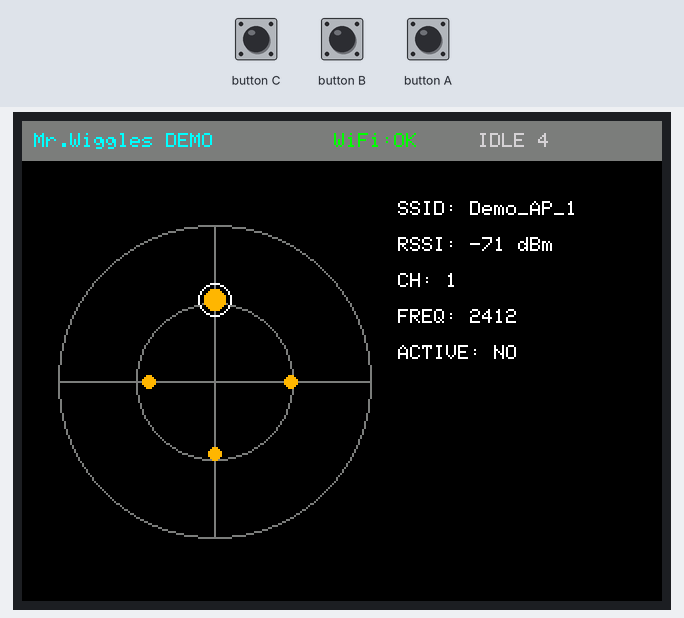
A program run on a simulated ESP32-S3. Shown: 320×240 colour display. The test bench sets the inputs (shaded band). A WiFi scan finds three made-up networks.

Above: at 1.4 s.
1.5 s: button C pressed for 0.15 s
At 3.0 s:
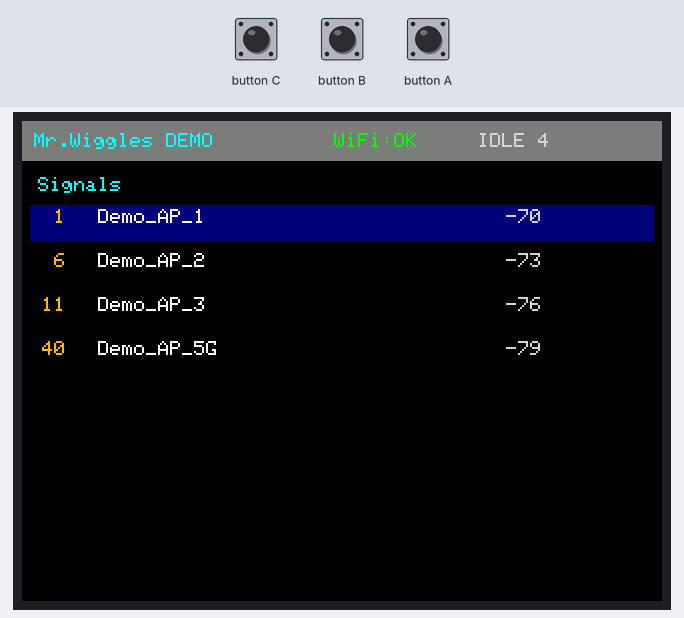
4.6 s: button C pressed for 1 s
At 7.6 s:
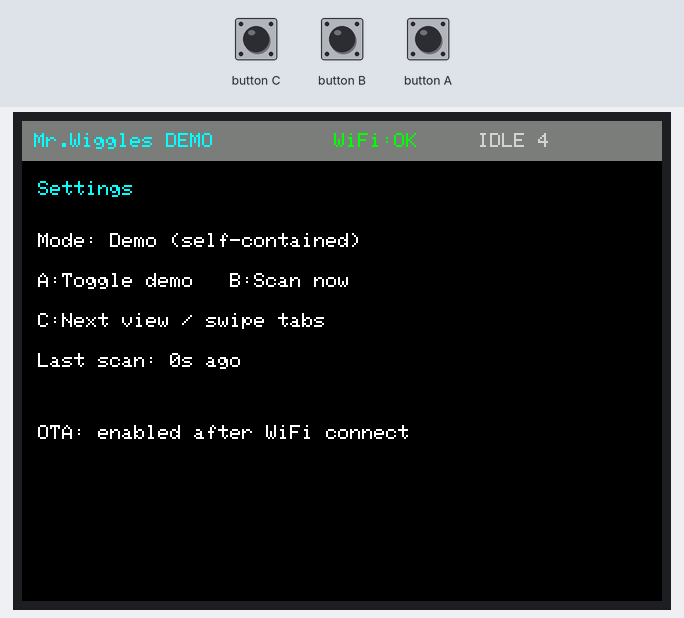
7.7 s: button A pressed for 0.15 s
At 10.6 s:
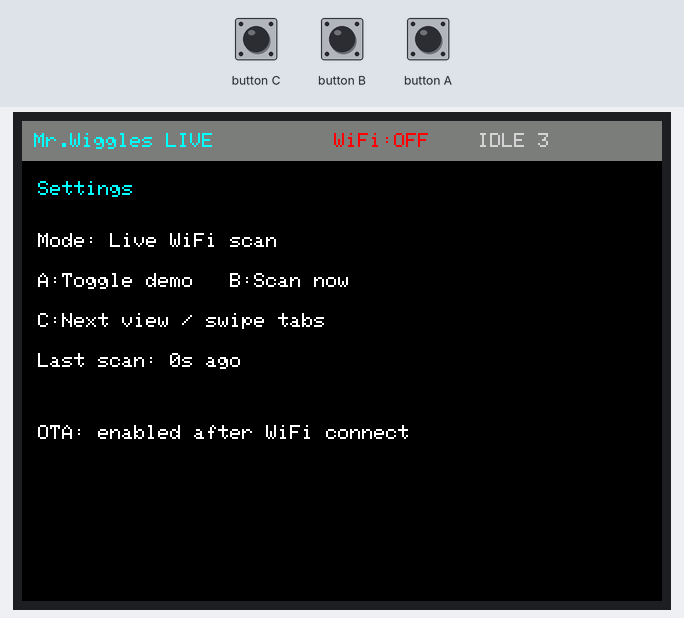
10.8 s: button C pressed for 0.15 s
At 12.4 s:
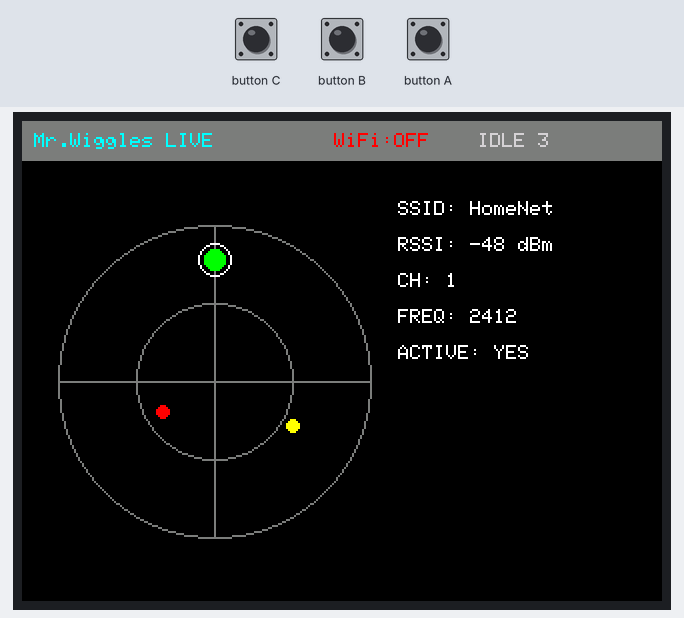
12.7 s: button B pressed for 3.2 s
At 14.9 s:
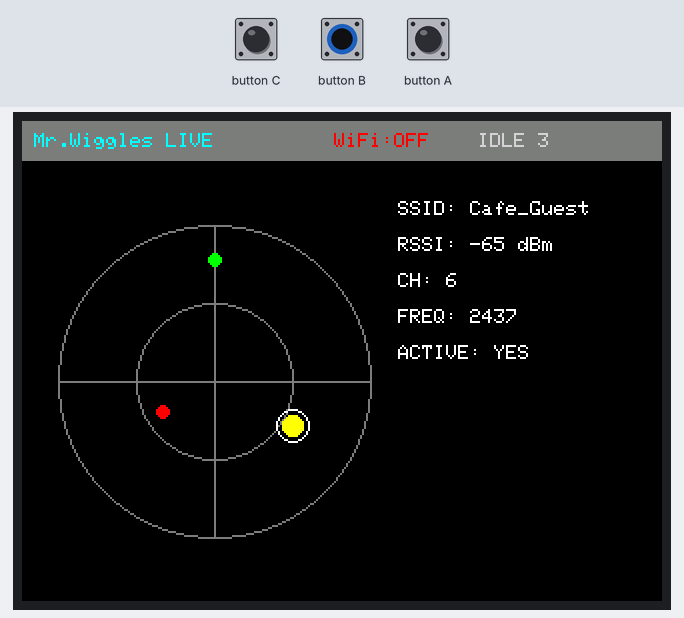
18.9 s: button B pressed for 0.15 s
At 20.3 s:
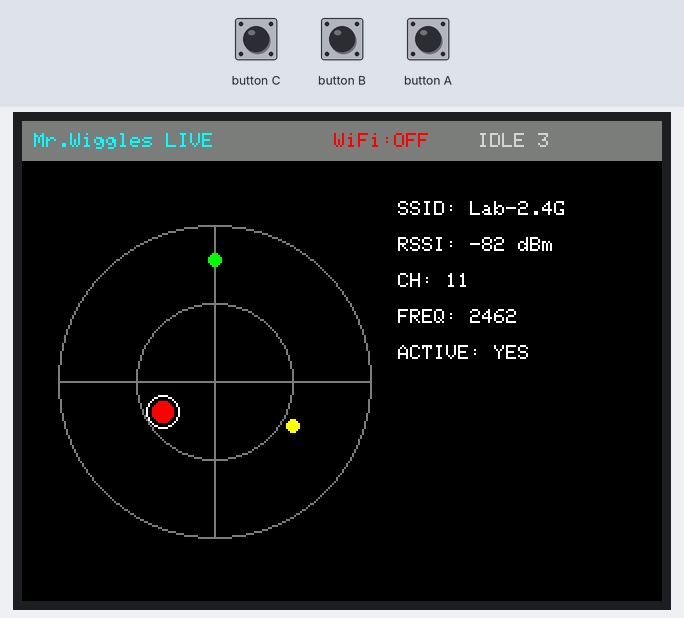
Timing chart, 0 to 21.9 s (numbered marks = the images above; inputs shaded):
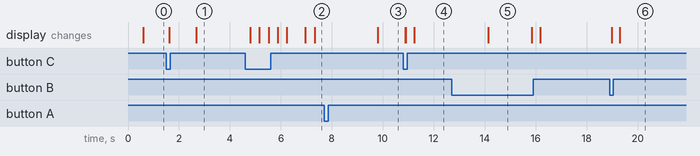

Measured:
- after the input at 1.5 s, the display: first changes after 0.12 s (image 1 shows a later state)
- after the input at 4.6 s, the display: first changes after 0.19 s (image 2 shows a later state)
- after the input at 7.7 s, the display: changes after 2.1 s (image 3)
- after the input at 10.8 s, the display: first differs from a run without the input after 0.10 s (image 4 shows a later state)
- after the input at 12.7 s, the display: changes after 1.4 s (image 5)
- after the input at 18.9 s, the display: first changes after 0.08 s (image 6 shows a later state)
- what the display in image 5 shows lasts 1.7 s, from 14.1 s to 15.8 s

The program:

main.cpp
```cpp
#include <Arduino.h>
#include <ArduinoOTA.h>
#include <WiFi.h>
#include <M5Unified.h>

#include <vector>

#include "config.h"
#include "display.h"
#include "ui-manager.h"
#include "wifi-scanner.h"

namespace {

wiggles::Display gDisplay;
wiggles::WifiScanner gScanner;
wiggles::UiManager gUi;
std::vector<wiggles::Signal> gSignals;

bool gDemoMode = true;
bool gScanning = false;
uint32_t gLastScanMs = 0;

bool touchEnabled() {
  return M5.getBoard() == m5::board_t::board_M5StackCoreS3;
}

void setupOTA() {
  ArduinoOTA.setHostname(wiggles::OTA_HOSTNAME);
  ArduinoOTA.begin();
}

void performScan() {
  gScanning = true;
  gSignals = gScanner.scan(gDemoMode);
  gLastScanMs = millis();
  gScanning = false;
}

}  // namespace

void setup() {
  auto cfg = M5.config();
  cfg.clear_display = true;
  cfg.output_power = true;
  M5.begin(cfg);

  gDisplay.begin();
  gScanner.begin();
  gUi.begin();

  WiFi.mode(WIFI_MODE_STA);
  setupOTA();
  performScan();
}

void loop() {
  gUi.update(gSignals.size(), touchEnabled());

  if (gUi.consumeToggleDemo()) {
    gDemoMode = !gDemoMode;
    performScan();
  }

  if (gUi.consumeForceScan() || millis() - gLastScanMs >= wiggles::SCAN_INTERVAL_MS) {
    performScan();
  }

  ArduinoOTA.handle();

  const bool wifiConnected = WiFi.status() == WL_CONNECTED || gDemoMode;
  gDisplay.render(
      gUi.viewMode(),
      gSignals,
      gUi.selectedIndex(),
      gDemoMode,
      wifiConnected,
      gScanning,
      millis() - gLastScanMs);

  delay(16);
}
```

display.cpp
```cpp
#include "display.h"

#include <cmath>

#include "config.h"

namespace wiggles {

void Display::begin() {
  M5.Display.setRotation(1);
  M5.Display.fillScreen(TFT_BLACK);
  M5.Display.setTextSize(1);
}

void Display::render(ViewMode mode,
                     const std::vector<Signal>& signals,
                     size_t selectedIndex,
                     bool demoMode,
                     bool wifiConnected,
                     bool scanning,
                     uint32_t lastScanAgeMs) {
  M5.Display.startWrite();
  M5.Display.fillScreen(TFT_BLACK);
  drawHeader_(demoMode, wifiConnected, scanning, signals.size());

  switch (mode) {
    case ViewMode::Radar:
      drawRadar_(signals, selectedIndex);
      break;
    case ViewMode::List:
      drawList_(signals, selectedIndex);
      break;
    case ViewMode::Settings:
      drawSettings_(demoMode, lastScanAgeMs);
      break;
  }
  M5.Display.endWrite();
}

void Display::drawHeader_(bool demoMode, bool wifiConnected, bool scanning, size_t count) {
  M5.Display.fillRect(0, 0, SCREEN_W, 20, TFT_DARKGREY);
  M5.Display.setCursor(6, 6);
  M5.Display.setTextColor(TFT_CYAN, TFT_DARKGREY);
  M5.Display.printf("Mr.Wiggles %s", demoMode ? "DEMO" : "LIVE");

  M5.Display.setTextColor(wifiConnected ? TFT_GREEN : TFT_RED, TFT_DARKGREY);
  M5.Display.setCursor(156, 6);
  M5.Display.printf("WiFi:%s", wifiConnected ? "OK" : "OFF");

  M5.Display.setTextColor(scanning ? TFT_YELLOW : TFT_LIGHTGREY, TFT_DARKGREY);
  M5.Display.setCursor(228, 6);
  M5.Display.printf("%s %u", scanning ? "SCAN" : "IDLE", static_cast<unsigned>(count));
}

void Display::drawRadar_(const std::vector<Signal>& signals, size_t selectedIndex) {
  const int cx = 96;
  const int cy = 130;
  const int maxR = 78;

  M5.Display.drawCircle(cx, cy, maxR, TFT_DARKGREY);
  M5.Display.drawCircle(cx, cy, maxR / 2, TFT_DARKGREY);
  M5.Display.drawFastHLine(cx - maxR, cy, maxR * 2, TFT_DARKGREY);
  M5.Display.drawFastVLine(cx, cy - maxR, maxR * 2, TFT_DARKGREY);

  const size_t count = signals.size();
  if (count == 0) {
    M5.Display.setTextColor(TFT_LIGHTGREY, TFT_BLACK);
    M5.Display.setCursor(34, 124);
    M5.Display.print("No signals yet");
    return;
  }

  for (size_t i = 0; i < count; ++i) {
    const auto& sig = signals[i];
    const float t = static_cast<float>(i) / static_cast<float>(count);
    const float angle = -1.5708f + (t * 6.2831f);
    const int radius = 20 + static_cast<int>((sig.rssi - MIN_RSSI) * (maxR - 20) / static_cast<float>(MAX_RSSI - MIN_RSSI));
    const int clampedRadius = std::max(20, std::min(maxR - 4, radius));
    const int x = cx + static_cast<int>(cosf(angle) * clampedRadius);
    const int y = cy + static_cast<int>(sinf(angle) * clampedRadius);

    uint16_t color = rssiColor_(sig.rssi);
    if (i == selectedIndex) {
      M5.Display.fillCircle(x, y, 5, color);
      M5.Display.drawCircle(x, y, 8, TFT_WHITE);
    } else {
      M5.Display.fillCircle(x, y, 3, color);
    }
  }

  const auto& selected = signals[std::min(selectedIndex, count - 1)];
  M5.Display.setTextColor(TFT_WHITE, TFT_BLACK);
  M5.Display.setCursor(188, 40);
  M5.Display.printf("SSID: %.14s", selected.ssid.c_str());
  M5.Display.setCursor(188, 58);
  M5.Display.printf("RSSI: %d dBm", selected.rssi);
  M5.Display.setCursor(188, 76);
  M5.Display.printf("CH: %d", selected.channel);
  M5.Display.setCursor(188, 94);
  M5.Display.printf("FREQ: %d", selected.freqMHz);
  M5.Display.setCursor(188, 112);
  M5.Display.printf("ACTIVE: %s", selected.active ? "YES" : "NO");
}

void Display::drawList_(const std::vector<Signal>& signals, size_t selectedIndex) {
  M5.Display.setTextColor(TFT_CYAN, TFT_BLACK);
  M5.Display.setCursor(8, 28);
  M5.Display.print("Signals");

  if (signals.empty()) {
    M5.Display.setTextColor(TFT_LIGHTGREY, TFT_BLACK);
    M5.Display.setCursor(8, 48);
    M5.Display.print("No scan results.");
    return;
  }

  const int startY = 44;
  for (size_t i = 0; i < signals.size() && i < 8; ++i) {
    const auto& sig = signals[i];
    const int y = startY + static_cast<int>(i) * 22;

    if (i == selectedIndex) {
      M5.Display.fillRect(4, y - 2, SCREEN_W - 8, 18, TFT_NAVY);
    }

    M5.Display.setCursor(10, y);
    M5.Display.setTextColor(rssiColor_(sig.rssi), i == selectedIndex ? TFT_NAVY : TFT_BLACK);
    M5.Display.printf("%2d", sig.channel);

    M5.Display.setCursor(38, y);
    M5.Display.setTextColor(TFT_WHITE, i == selectedIndex ? TFT_NAVY : TFT_BLACK);
    M5.Display.printf("%.15s", sig.ssid.length() ? sig.ssid.c_str() : "<hidden>");

    M5.Display.setCursor(242, y);
    M5.Display.setTextColor(TFT_LIGHTGREY, i == selectedIndex ? TFT_NAVY : TFT_BLACK);
    M5.Display.printf("%d", sig.rssi);
  }
}

void Display::drawSettings_(bool demoMode, uint32_t lastScanAgeMs) {
  M5.Display.setTextColor(TFT_CYAN, TFT_BLACK);
  M5.Display.setCursor(8, 30);
  M5.Display.print("Settings");

  M5.Display.setTextColor(TFT_WHITE, TFT_BLACK);
  M5.Display.setCursor(8, 56);
  M5.Display.printf("Mode: %s", demoMode ? "Demo (self-contained)" : "Live WiFi scan");
  M5.Display.setCursor(8, 76);
  M5.Display.print("A:Toggle demo   B:Scan now");
  M5.Display.setCursor(8, 96);
  M5.Display.print("C:Next view / swipe tabs");
  M5.Display.setCursor(8, 116);
  M5.Display.printf("Last scan: %lus ago", static_cast<unsigned long>(lastScanAgeMs / 1000));
  M5.Display.setCursor(8, 152);
  M5.Display.print("OTA: enabled after WiFi connect");
}

uint16_t Display::rssiColor_(int rssi) const {
  if (rssi >= -55) return TFT_GREEN;
  if (rssi >= -67) return TFT_YELLOW;
  if (rssi >= -80) return TFT_ORANGE;
  return TFT_RED;
}

}  // namespace wiggles
```

display.h
```cpp
#pragma once

#include <M5Unified.h>
#include <vector>

#include "wifi-scanner.h"

namespace wiggles {

enum class ViewMode {
  Radar,
  List,
  Settings,
};

class Display {
 public:
  void begin();
  void render(ViewMode mode,
              const std::vector<Signal>& signals,
              size_t selectedIndex,
              bool demoMode,
              bool wifiConnected,
              bool scanning,
              uint32_t lastScanAgeMs);

 private:
  void drawHeader_(bool demoMode, bool wifiConnected, bool scanning, size_t count);
  void drawRadar_(const std::vector<Signal>& signals, size_t selectedIndex);
  void drawList_(const std::vector<Signal>& signals, size_t selectedIndex);
  void drawSettings_(bool demoMode, uint32_t lastScanAgeMs);
  uint16_t rssiColor_(int rssi) const;
};

}  // namespace wiggles
```

ui-manager.cpp
```cpp
#include "ui-manager.h"

namespace wiggles {

void UiManager::begin() {
  viewMode_ = ViewMode::Radar;
  selectedIndex_ = 0;
}

void UiManager::update(size_t signalCount, bool touchEnabled) {
  M5.update();

  if (M5.BtnA.wasPressed()) {
    if (viewMode_ == ViewMode::Settings) {
      toggleDemoRequested_ = true;
    } else {
      prevSignal_(signalCount);
    }
  }

  if (M5.BtnB.wasPressed()) {
    if (viewMode_ == ViewMode::Settings) {
      forceScanRequested_ = true;
    } else {
      nextSignal_(signalCount);
    }
  }

  if (M5.BtnC.wasPressed()) {
    nextView_();
  }

  if (touchEnabled && M5.Touch.getCount() > 0) {
    auto d = M5.Touch.getDetail();
    if (d.wasPressed()) {
      touchStartX_ = d.x;
    }
    if (d.wasReleased() && touchStartX_ >= 0) {
      int delta = d.x - touchStartX_;
      touchStartX_ = -1;
      if (delta > 30) {
        prevSignal_(signalCount);
      } else if (delta < -30) {
        nextSignal_(signalCount);
      } else {
        nextView_();
      }
    }
  }

  if (signalCount > 0 && selectedIndex_ >= signalCount) {
    selectedIndex_ = signalCount - 1;
  }
}

bool UiManager::consumeToggleDemo() {
  bool out = toggleDemoRequested_;
  toggleDemoRequested_ = false;
  return out;
}

bool UiManager::consumeForceScan() {
  bool out = forceScanRequested_;
  forceScanRequested_ = false;
  return out;
}

void UiManager::nextView_() {
  if (viewMode_ == ViewMode::Radar) viewMode_ = ViewMode::List;
  else if (viewMode_ == ViewMode::List) viewMode_ = ViewMode::Settings;
  else viewMode_ = ViewMode::Radar;
}

void UiManager::prevSignal_(size_t signalCount) {
  if (signalCount == 0) {
    selectedIndex_ = 0;
    return;
  }
  selectedIndex_ = (selectedIndex_ + signalCount - 1) % signalCount;
}

void UiManager::nextSignal_(size_t signalCount) {
  if (signalCount == 0) {
    selectedIndex_ = 0;
    return;
  }
  selectedIndex_ = (selectedIndex_ + 1) % signalCount;
}

}  // namespace wiggles
```

ui-manager.h
```cpp
#pragma once

#include <M5Unified.h>

#include "display.h"

namespace wiggles {

class UiManager {
 public:
  void begin();
  void update(size_t signalCount, bool touchEnabled);

  ViewMode viewMode() const { return viewMode_; }
  size_t selectedIndex() const { return selectedIndex_; }
  bool consumeToggleDemo();
  bool consumeForceScan();

 private:
  ViewMode viewMode_ = ViewMode::Radar;
  size_t selectedIndex_ = 0;
  bool toggleDemoRequested_ = false;
  bool forceScanRequested_ = false;
  int32_t touchStartX_ = -1;

  void nextView_();
  void prevSignal_(size_t signalCount);
  void nextSignal_(size_t signalCount);
};

}  // namespace wiggles
```

wifi-scanner.cpp
```cpp
#include "wifi-scanner.h"

#include <WiFi.h>

#include "config.h"

namespace wiggles {

void WifiScanner::begin() {
  WiFi.mode(WIFI_MODE_STA);
  WiFi.disconnect(true, true);
  delay(50);
}

std::vector<Signal> WifiScanner::scan(bool demoMode) {
  if (demoMode) {
    ensureDemoSignals_();
    const uint32_t tick = millis();
    for (size_t i = 0; i < demoSignals_.size(); ++i) {
      int drift = static_cast<int>((tick / 140 + i * 17) % 16) - 8;
      demoSignals_[i].rssi = -64 - static_cast<int>(i) * 4 + drift;
      demoSignals_[i].active = ((tick / 700 + i) % 3) != 0;
    }
    return demoSignals_;
  }

  std::vector<Signal> signals;
  const int found = WiFi.scanNetworks(false, true);
  if (found <= 0) {
    WiFi.scanDelete();
    return signals;
  }

  signals.reserve(std::min(found, static_cast<int>(MAX_SIGNALS)));
  for (int i = 0; i < found && i < static_cast<int>(MAX_SIGNALS); ++i) {
    Signal sig;
    sig.ssid = WiFi.SSID(i);
    sig.bssid = WiFi.BSSIDstr(i);
    sig.rssi = WiFi.RSSI(i);
    sig.channel = WiFi.channel(i);
    sig.freqMHz = channelToFrequency_(sig.channel);
    sig.active = true;
    sig.demo = false;
    signals.push_back(sig);
  }

  WiFi.scanDelete();
  return signals;
}

void WifiScanner::ensureDemoSignals_() {
  if (!demoSignals_.empty()) return;

  demoSignals_ = {
      {"Demo_AP_1", "02:00:00:00:00:01", -58, 1, 2412, true, true},
      {"Demo_AP_2", "02:00:00:00:00:02", -64, 6, 2437, true, true},
      {"Demo_AP_3", "02:00:00:00:00:03", -72, 11, 2462, false, true},
      {"Demo_AP_5G", "02:00:00:00:00:04", -68, 40, 5200, true, true},
  };
}

int WifiScanner::channelToFrequency_(int channel) const {
  if (channel <= 14) {
    return 2407 + (channel * 5);
  }
  return 5000 + (channel * 5);
}

}  // namespace wiggles
```

wifi-scanner.h
```cpp
#pragma once

#include <Arduino.h>
#include <vector>

namespace wiggles {

struct Signal {
  String ssid;
  String bssid;
  int rssi = -100;
  int channel = 0;
  int freqMHz = 0;
  bool active = false;
  bool demo = false;
};

class WifiScanner {
 public:
  void begin();
  std::vector<Signal> scan(bool demoMode);

 private:
  std::vector<Signal> demoSignals_;
  void ensureDemoSignals_();
  int channelToFrequency_(int channel) const;
};

}  // namespace wiggles
```

config.h
```cpp
#pragma once

#include <stdint.h>

namespace wiggles {

static constexpr uint16_t SCREEN_W = 320;
static constexpr uint16_t SCREEN_H = 240;
static constexpr uint32_t SCAN_INTERVAL_MS = 2200;
static constexpr uint8_t MAX_SIGNALS = 20;
static constexpr int MIN_RSSI = -95;
static constexpr int MAX_RSSI = -30;
static constexpr const char* OTA_HOSTNAME = "mr-wiggles";

}  // namespace wiggles
```
